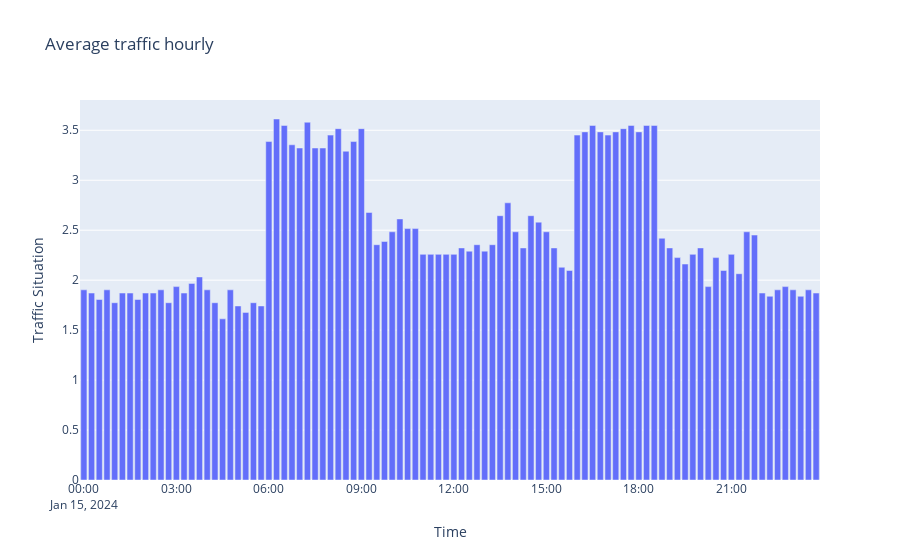

Source (notebook cell):
### Markdown cell above
#### Average traffic by hour

### Code cell
hourly_df = df.copy()
hourly_df['Traffic Situation'] = hourly_df['Traffic Situation'].map(traffic_conversion_v2)
hourly_df['Time'] = pd.to_datetime(hourly_df['Time'])
hourly_df = hourly_df.groupby('Time')['Traffic Situation'].mean().reset_index()
fig = px.bar(hourly_df, x='Time', y='Traffic Situation', title='Average traffic hourly')
fig.show()
